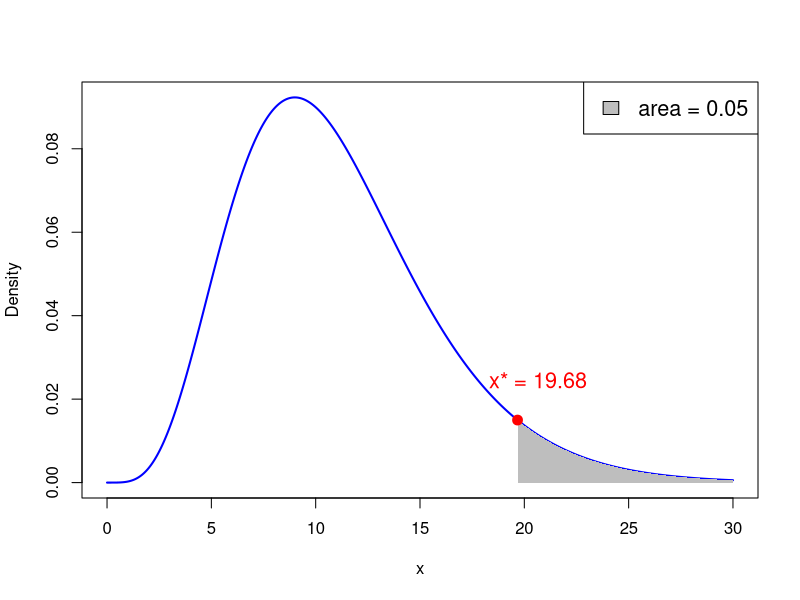

Write the R code that produced this figure.
## ---- chunk 1
# Degrees of freedom
df <- 11

# Values for x-axis
x <- seq(0, 30, length.out = 1000)  # Adjust the range according to chi-squared distribution

# Calculate PDF of chi-squared distribution
pdf <- dchisq(x, df)

# Plot PDF
plot(x, pdf, type = "l", col = "blue", lwd = 2, xlab = "x", ylab = "Density")


# Shade area where p-value > 0.95
x_fill_right <- x[x >= qchisq(0.95, df)]
y_fill_right <- pdf[x >= qchisq(0.95, df)]
polygon(c(x_fill_right, rev(x_fill_right)), c(y_fill_right, rep(0, length(y_fill_right))), col = "gray", border = NA)

# Add critical value for 0.95 quantile
x_star <- qchisq(0.95, df)
points(x_star, dchisq(x_star, df), col = "red", pch = 19, cex = 1.3)

# Add text above x_star containing its value
text(x_star * 1.05, dchisq(x_star, df) * 1.35, paste("x* =", round(x_star, 2)), pos = 3, col = "red", cex = 1.3)

# Add legend
legend("topright", legend = c("area = 0.05"), fill = "gray", cex = 1.3)

## ---- chunk 2
#| echo: true

# Probability woman exceeds 180cm in height
# P(X > 180) = 1 - P(X <= 180)

1 - pnorm(180, mean = 163, sd = 8)
## ---- chunk 3
#| echo: true

# The upper 10th percentile for women height, that is,
# height q such that P(X <= q) = 0.9

qnorm(0.90, mean = 163, sd = 8)
## ---- chunk 4
#| echo: true

# Value of density at 163

dnorm(163, mean = 163, sd = 8)
## ---- chunk 5
#| echo: true

# Generate random sample of size 5

rnorm(5, mean = 163, sd = 8)
## ---- chunk 6
#| echo: true
# Compute 0.95 quantile for chi-squared with 11 degrees of freedom

quantile <- qchisq(0.95, df = 11)

cat("The 0.95 quantile for chi-squared with df = 11 is", quantile)
## ---- chunk 7
# Enter Consumer Expectation and Consumer Spending data
CE <- c(66, 53, 62, 61, 78, 72, 65, 64, 61, 50, 55, 51)
CS <- c(72, 55, 69, 65, 82, 77, 72, 78, 77, 75, 77, 77)

# Compute difference
difference <- CE - CS

# Compute sample size
n <- length(difference)

# Enter null hypothesis
sigma_0 <- 1

# Compute sample variance
variance <- var(difference)

# Compute chi-squared statistic
chi_squared <- (n - 1) * variance / sigma_0 ^ 2

# Compute p-value
p_value <- 1 - pchisq(chi_squared, df = n - 1)

# Print p-value
cat("The p-value for one-sided variance test is", p_value)
